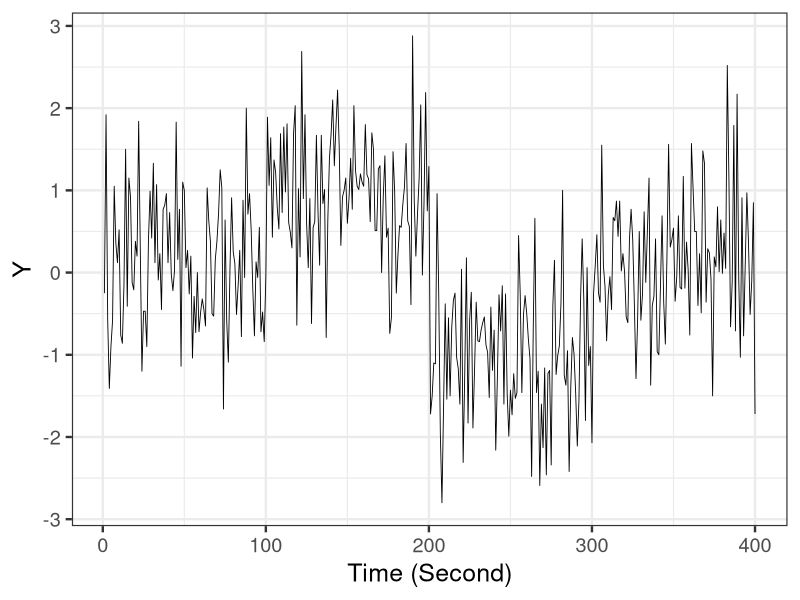

This chart was generated by the following R code:
library(ggplot2)

d <- read.csv(file='input/data-changepoint.txt')
p <- ggplot()
p <- p + theme_bw(base_size=18)
p <- p + geom_line(data=d, aes(x=X, y=Y), size=0.3)
p <- p + labs(x='Time (Second)', y='Y')
ggsave(file='output/fig12-5-left.png', plot=p, dpi=300, w=4, h=3)
